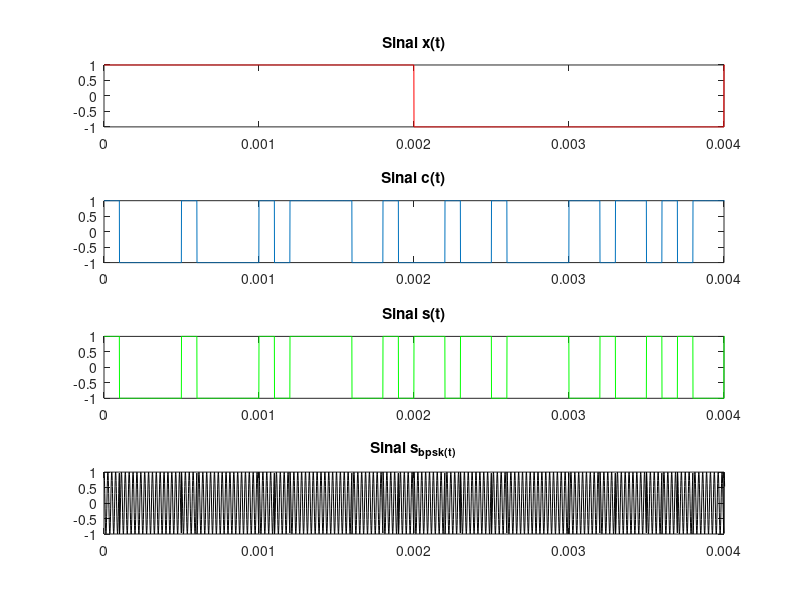
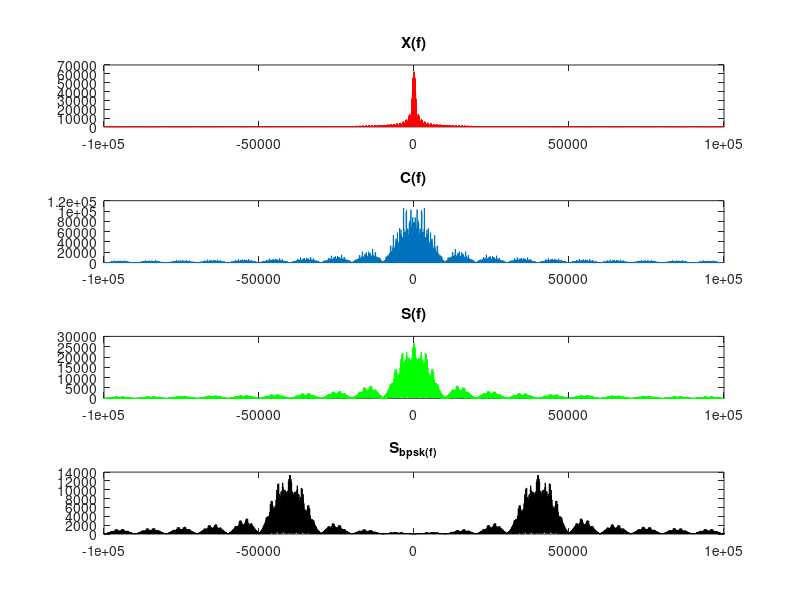

Write MATLAB code to recreate these figures, in order.

%c(t) = codigo
%x(t) = info
clear all;
close all;
Nb = 800; % Numero de bits transmitidos
L = 200; % Periodo do pseudo-codigo
N = 10; % Numero de chips por bit de informacao
fc = 40e3; % frequencia da modulacao BPSK
Rb = 1e3; % taxa de bits
amostra_chip = 100; % Numero de amostras por chip
fc = 40e3; %freq portadora
x_t = randi([0 1],1,Nb)*2-1;
c_t = randi([0 1],1,L)*2-1;
up = amostra_chip*N; % numero de amostras por bit
fa = Rb*up; % frequencia de amostragem (numero de amostras por segundo)
dur = Nb/Rb;
Ta = 1/fa;
t = 0:Ta:dur-Ta; %tempo
pt = cos(2*pi*fc*t);
%superamostragem
filtro = ones(1,up);
x_t_up = filter(filtro,1, upsample(x_t,up));
filtro_c = ones(1,amostra_chip);
c_t_up = filter(filtro_c,1, upsample(c_t,amostra_chip));
c_t_up = repmat(c_t_up,1,length(x_t_up)/length(c_t_up));
s_t = x_t_up.*c_t_up;
psk = s_t.*pt;

%ver melhor vetor de frequencia
%frequencia
passo_f = fa/length(t);
f = -fa/2:passo_f:(fa/2-1);
X = fft(x_t_up);
C = fft(c_t_up);
S = fft(s_t);
PSK = fft(psk);
%tempo
figure()
subplot(411);
plot(t,x_t_up,'r');
title('Sinal x(t)')
xlim([0 4*1/up]);
subplot(412);
plot(t,c_t_up);
title('Sinal c(t)')
xlim([0 4*1/up]);
subplot(413);
plot(t,s_t,'g');
xlim([0 4*1/up]);
title('Sinal s(t)')
subplot(414);
plot(t,psk,'k');
xlim([0 4*1/up]);
title('Sinal s_b_p_s_k_(_t_)');

figure();
subplot(411);
plot(f,fftshift(abs(X)),'r');
title('X(f)');
xlim([-10e4 10e4])
subplot(412);
plot(f,fftshift(abs(C)));
title('C(f)');
xlim([-10e4 10e4])
subplot(413);
plot(f,fftshift(abs(S)),'g');
title('S(f)');
xlim([-10e4 10e4])
subplot(414);
plot(f,fftshift(abs(PSK)),'k');
title('S_b_p_s_k_(_f_)');
xlim([-10e4 10e4])
